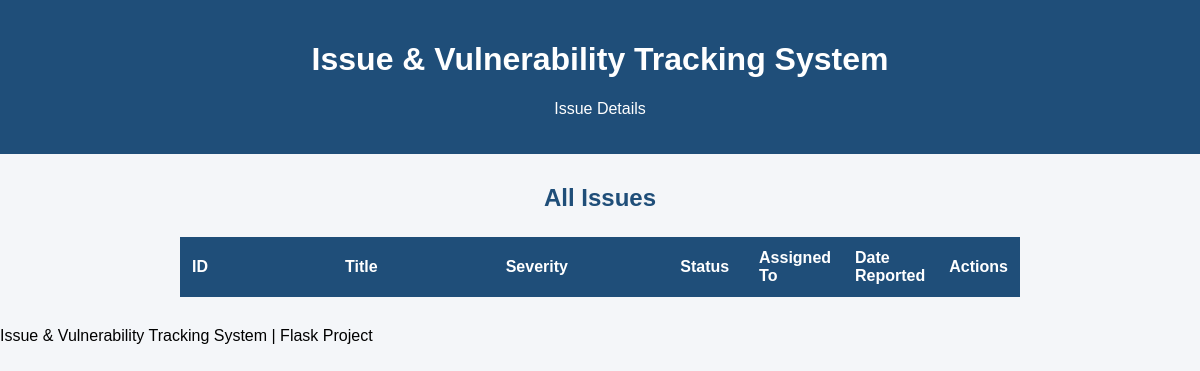
The app's page /issues, older data.
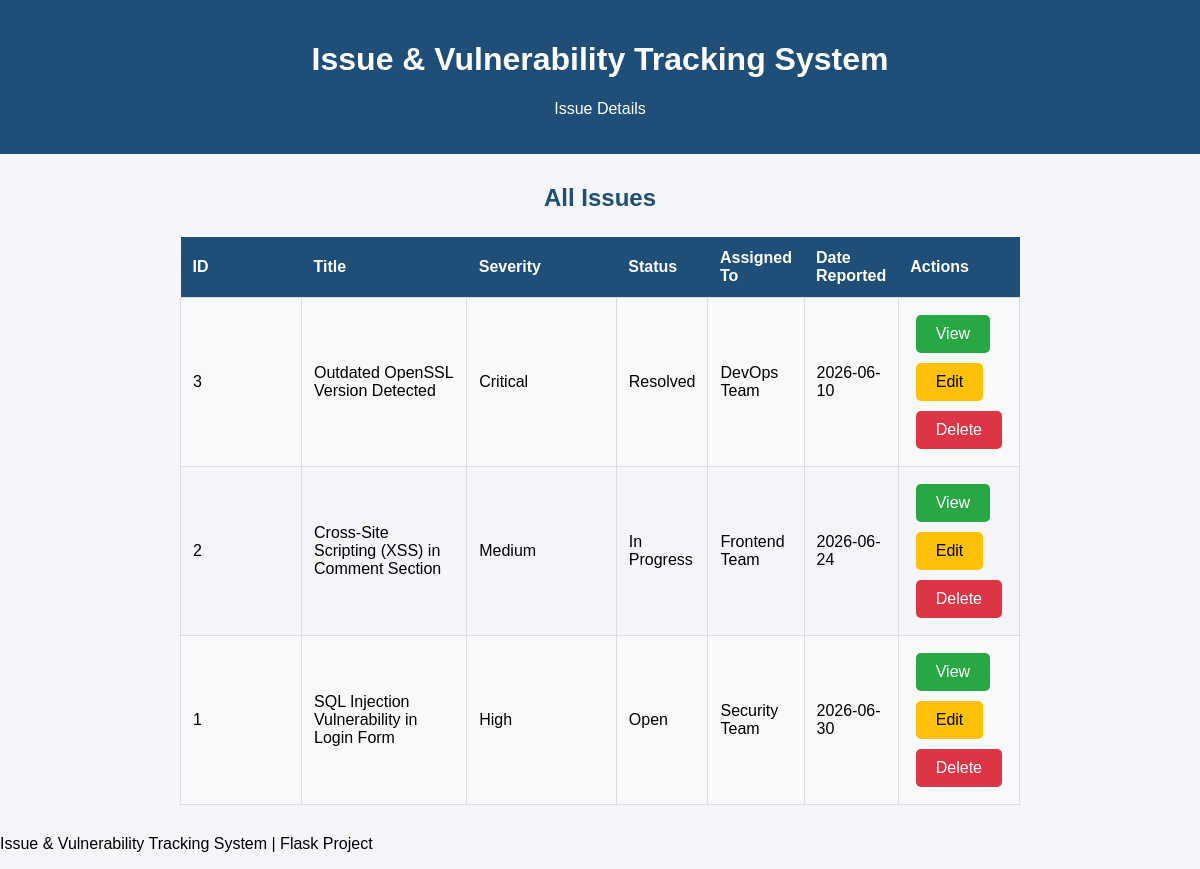
The same page, newer data.
### tables this page shows
CREATE TABLE issues(
            id INTEGER PRIMARY KEY AUTOINCREMENT,
            title TEXT NOT NULL,
            description TEXT NOT NULL,
            severity TEXT NOT NULL,
            status TEXT NOT NULL,
            assigned_to TEXT,
            date_reported DATE,
            cve TEXT,
            remediation TEXT,
            created_at TIMESTAMP DEFAULT CURRENT_TIMESTAMP,
            last_updated TIMESTAMP DEFAULT CURRENT_TIMESTAMP
        );

### app.py (the view)
@app.route("/issues")
def view_issues():
    connection = sqlite3.connect("issues.db")
    connection.row_factory = sqlite3.Row
    cursor = connection.cursor()
    cursor.execute("SELECT * FROM issues ORDER BY id DESC")
    issues = cursor.fetchall()
    connection.close()
    return render_template("view_issues.html", issues=issues)

### templates/view_issues.html (shortened to what this page needs)
<!DOCTYPE html>
<html lang="en">
<head>
</head>
<body>
    <header>
        <h1>Issue & Vulnerability Tracking System</h1>
        <p>Issue Details</p>
    </header>
    <div class="container">
        {% if issue %}
        <div class="card">
            <h2>Issue Information</h2>
            <table>
                <tr><th>Issue ID</th><td>{{ issue.id }}</td></tr>
                <tr><th>Title</th><td>{{ issue.title }}</td></tr>
                <tr><th>Description</th><td>{{ issue.description }}</td></tr>
                <tr><th>Severity</th><td>{{ issue.severity }}</td></tr>
                <tr><th>Status</th><td>{{ issue.status }}</td></tr>
                <tr><th>Assigned To</th><td>{{ issue.assigned_to or 'Not Assigned' }}</td></tr>
                <tr><th>Date Reported</th><td>{{ issue.date_reported or 'N/A' }}</td></tr>
                <tr><th>CVE ID</th><td>{{ issue.cve or 'N/A' }}</td></tr>
                <tr><th>Remediation Steps</th><td>{{ issue.remediation or 'No steps provided' }}</td></tr>
                <tr><th>Created At</th><td>{{ issue.created_at }}</td></tr>
                <tr><th>Last Updated</th><td>{{ issue.last_updated }}</td></tr>
            </table>
            <div class="buttons">
                <a href="/issues" class="btn back">← Back to All Issues</a>
                <a href="/edit_issue/{{ issue.id }}" class="btn edit">Edit Issue</a>
                <a href="/delete_issue/{{ issue.id }}" class="btn delete"
                   onclick="return confirm('Delete this issue?');">Delete Issue</a>
            </div>
        </div>
        {% else %}
        <h2>All Issues</h2>
        <table>
            <tr>
                <th>ID</th>
                <th>Title</th>
                <th>Severity</th>
                <th>Status</th>
                <th>Assigned To</th>
                <th>Date Reported</th>
                <th>Actions</th>
            </tr>
            {% for item in issues %}
            <tr>
                <td>{{ item.id }}</td>
                <td>{{ item.title }}</td>
                <td>{{ item.severity }}</td>
                <td>{{ item.status }}</td>
                <td>{{ item.assigned_to or 'N/A' }}</td>
                <td>{{ item.date_reported or 'N/A' }}</td>
                <td>
                    <a href="/view_issue/{{ item.id }}" class="btn" style="background:#28a745;">View</a>
                    <a href="/edit_issue/{{ item.id }}" class="btn" style="background:#ffc107; color:black;">Edit</a>
                    <a href="/delete_issue/{{ item.id }}" class="btn" style="background:#dc3545;"
                       onclick="return confirm('Delete this issue?');">Delete</a>
                </td>
            </tr>
            {% endfor %}
        </table>
        {% endif %}
    </div>
    <footer><p>Issue & Vulnerability Tracking System | Flask Project</p></footer>
</body>
</html>

Row changes from the older to the newer data that the page shows:
added issues: id "3", title "Outdated OpenSSL Version Detected", severity "Critical", status "Resolved", assigned_to "DevOps Team", date_reported "2026-06-10"
added issues: id "2", title "Cross-Site Scripting (XSS) in Comment Section", severity "Medium", status "In Progress", assigned_to "Frontend Team", date_reported "2026-06-24"
added issues: id "1", title "SQL Injection Vulnerability in Login Form", severity "High", status "Open", assigned_to "Security Team", date_reported "2026-06-30"
